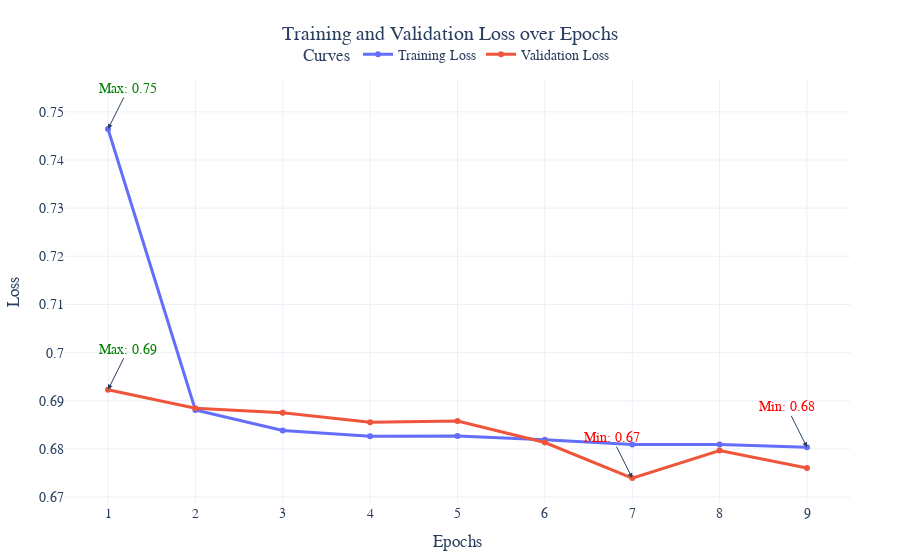

This figure's notebook cell:
### Code cell
trainer = Trainer(
    model=model,
    config=TrainerConfig(
        criterion='cross_entropy',
        optimizer='adam',
        early_stopping_patience=2,
        learning_rate=1e-3,
        weight_decay=1e-5,
        save_weights_path="./models/bert_adult.pth",
        batch_size=128
    )
)
trainer.train(train_dataset, val_dataset, epochs=10, visualize=True)

### Figure 1 — Plotly figure (JSON) as saved in the notebook; plotly's stock layout.template omitted (floating-point values rounded to 4 significant figures)
{"data": [{"hovertemplate": "%{x}, %{y}<extra>Training Loss</extra>", "line": {"width": 3}, "marker": {"size": 6}, "mode": "lines+markers", "name": "Training Loss", "type": "scatter", "x": [1, 2, 3, 4, 5, 6, 7, 8, 9, 10], "y": [0.7464, 0.6881, 0.6838, 0.6826, 0.6827, 0.6819, 0.6809, 0.6809, 0.6803]}, {"hovertemplate": "%{x}, %{y}<extra>Validation Loss</extra>", "line": {"width": 3}, "marker": {"size": 6}, "mode": "lines+markers", "name": "Validation Loss", "type": "scatter", "x": [1, 2, 3, 4, 5, 6, 7, 8, 9, 10], "y": [0.6923, 0.6884, 0.6875, 0.6856, 0.6858, 0.6813, 0.6739, 0.6797, 0.676]}], "layout": {"annotations": [{"arrowhead": 2, "ax": -20, "ay": -40, "font": {"color": "red"}, "showarrow": true, "text": "Min: 0.68", "x": 9, "y": 0.6803}, {"arrowhead": 2, "ax": 20, "ay": -40, "font": {"color": "green"}, "showarrow": true, "text": "Max: 0.75", "x": 1, "y": 0.7464}, {"arrowhead": 2, "ax": -20, "ay": -40, "font": {"color": "red"}, "showarrow": true, "text": "Min: 0.67", "x": 7, "y": 0.6739}, {"arrowhead": 2, "ax": 20, "ay": -40, "font": {"color": "green"}, "showarrow": true, "text": "Max: 0.69", "x": 1, "y": 0.6923}], "font": {"family": "Arial, sans-serif", "size": 14}, "legend": {"orientation": "h", "title": {"text": "Curves"}, "x": 0.5, "xanchor": "center", "y": 1.02, "yanchor": "bottom"}, "margin": {"b": 50, "l": 50, "r": 50, "t": 80}, "title": {"text": "Training and Validation Loss over Epochs", "x": 0.5, "xanchor": "center"}, "xaxis": {"title": {"text": "Epochs"}}, "yaxis": {"title": {"text": "Loss"}}}}
